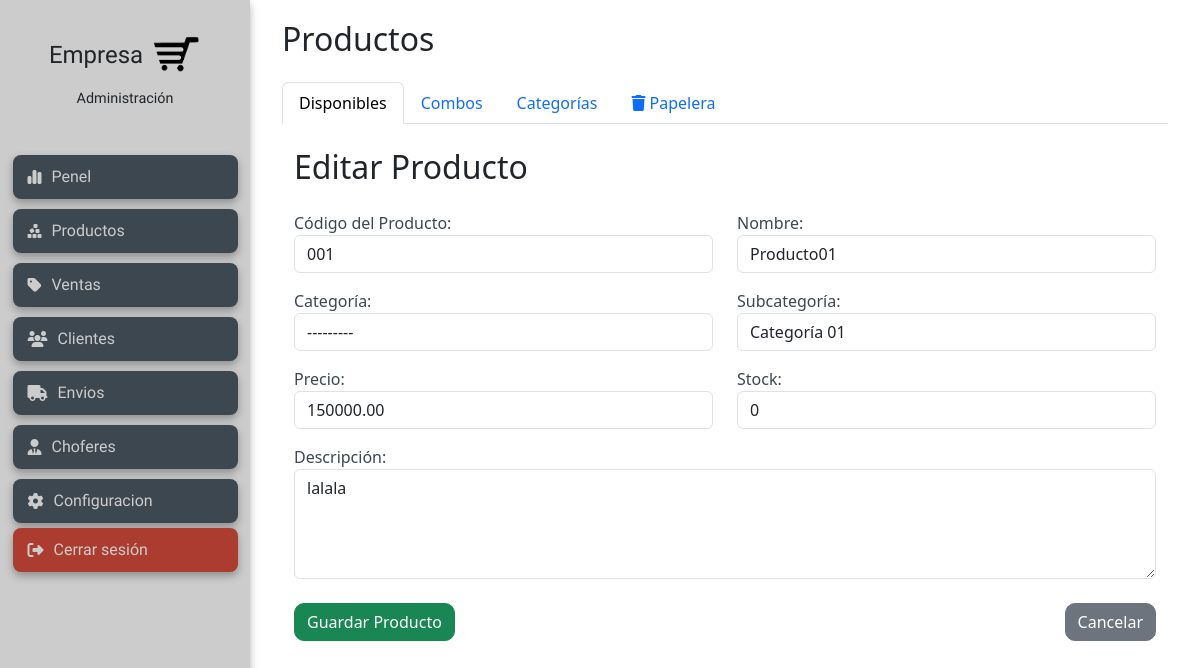
The app's page /products/1/edit/ (signed in), older data.
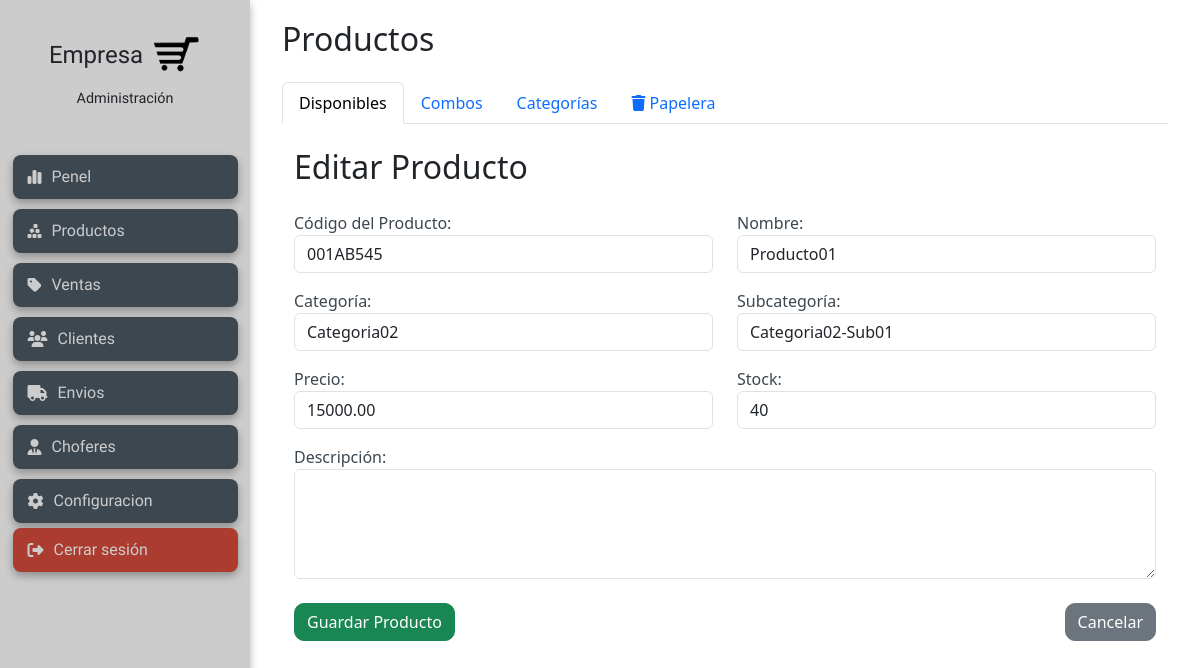
The same page, newer data.
### products/models.py (models this page shows, shortened)
class Product(models.Model):
    code = models.CharField(max_length=50, unique=True, verbose_name="Código del Producto", blank=True, null=True)
    name = models.CharField(max_length=200, verbose_name="Nombre")
    description = models.TextField(blank=True, verbose_name="Descripción")
    category = models.ForeignKey(
        Category,
        on_delete=models.SET_NULL,
        null=True, blank=True,
        related_name="products",
        verbose_name="Subcategoría"
    )
    price = models.DecimalField(max_digits=10, decimal_places=2, verbose_name="Precio")
    stock = models.IntegerField(verbose_name="Stock")
    available = models.BooleanField(default=True, verbose_name="Disponible")
    created = models.DateTimeField(auto_now_add=True, verbose_name="Fecha de creación")
    updated = models.DateTimeField(auto_now=True, verbose_name="Última modificación")
    class Meta:
        verbose_name = "Producto"
        verbose_name_plural = "Productos"
        ordering = ['name']

### products/views.py (the view)
# urls.py: path('<int:pk>/edit/', views.product_edit, name='product_edit'),
@login_required
def product_edit(request, pk):
    product = get_object_or_404(Product, pk=pk)
    if request.method == 'POST':
        form = ProductForm(request.POST, instance=product)
        if form.is_valid():
            product = form.save(commit=False)
            if not product.available:
                product.available = True
            product.save()
            messages.success(request, "Producto actualizado exitosamente.")
            return redirect('products:product_list')
    else:
        form = ProductForm(instance=product)
    context = {
        'form': form,
        'title': 'Editar Producto',
        'active_tab': 'available', # La pestaña activa al editar es 'Disponibles'
    }
    return render(request, 'products/product_form.html', context)

### products/models.py (called while the page is built)
    def __str__(self):
        return self.name

### products/templates/products/product_form.html (shortened to what this page needs)
{% extends "products/products_layout.html" %}
{% load static %}
{% block product_content %}
<div class="container my-4" id="formsProductos">
  <h2 class="mb-4">{{ title }}</h2>
  <form method="post" novalidate id="formProducto">
    <div class="row mb-3">
      <div class="col-md-6">
        {{ form.code.label_tag }}
        {{ form.code }}
      </div>
      <div class="col-md-6">
        {{ form.name.label_tag }}
        {{ form.name }}
      </div>
    </div>
    <div class="row mb-3">
      <div class="col-md-6">
        {{ form.parent_category.label_tag }}
        {{ form.parent_category }}
      </div>
      <div class="col-md-6">
        {{ form.category.label_tag }}
        <div class="input-group">
          {{ form.category }}
        </div>
      </div>
    </div>
    <div class="row mb-3">
      <div class="col-md-6">
        {{ form.price.label_tag }}
        {{ form.price }}
      </div>
      <div class="col-md-6">
        {{ form.stock.label_tag }}
        {{ form.stock }}
      </div>
    </div>
    <div class="mb-3">
        {{ form.description.label_tag }}
        {{ form.description }}
    </div>
    <div class="d-flex justify-content-between mt-4">
      <button type="submit" class="btn btn-success">Guardar Producto</button>
      <a href="{% url 'products:product_list' %}" class="btn btn-secondary">Cancelar</a>
    </div>
  </form>
</div>
{% endblock product_content %}

Row changes from the older to the newer data that the page shows:
changed Product "Producto01": code "001" → "001AB545"; category "Categoría 01" → "Categoria02-Sub01"; price "150000.00" → "15000.00"; stock "0" → "40"; description "lalala" → (not shown)
Text that changed along with them:
form field parent_category: "---------" → "Categoria02"
